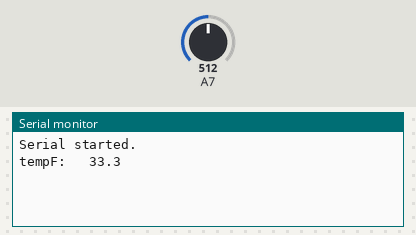
Bench run of a sketch on a simulated Arduino Uno, built with avr-gcc and run on an emulated ATmega328P. Shown: the last lines printed to the serial monitor. The inputs (shaded band) are chosen by the test bench; at power-on: A7 = 512.

Above: at 3.2 s.
3.3 s: A7 set to 355
At 4.6 s:
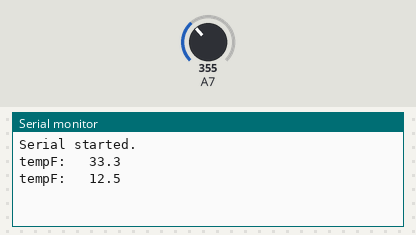
4.8 s: A7 set to 323
At 6.0 s:
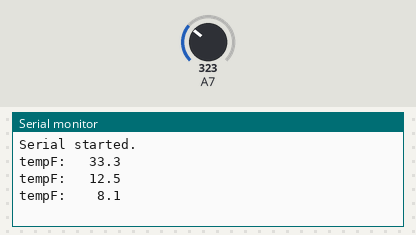
7.6 s: A7 set to 278
At 8.9 s:
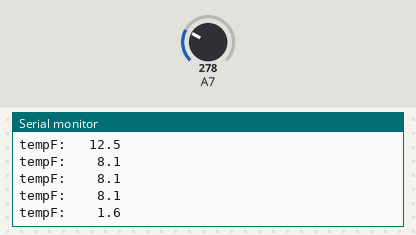
9.1 s: A7 set to 257
At 9.7 s:
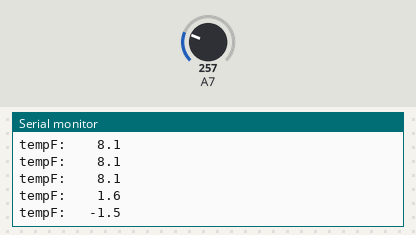
10.6 s: A7 set to 218
At 11.9 s:
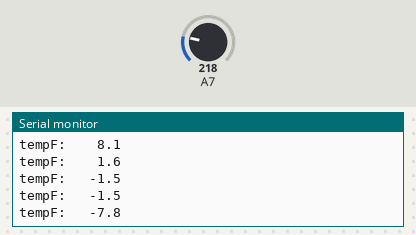
12.1 s: A7 set to 195
At 12.9 s:
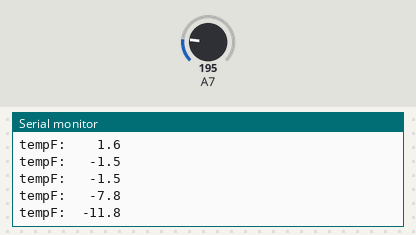
Timing chart, 0 to 15.1 s (numbered marks = the images above; inputs shaded):
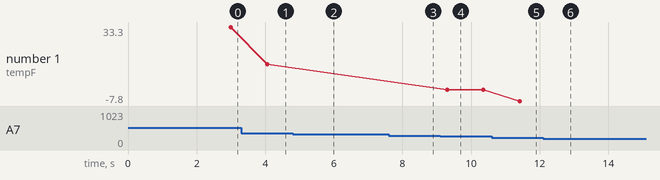

The sketch:

Thermistor_Example_1.ino
```cpp
// (licence header left out)
// Nano accepts analog input on pin A7.
// Modify as project requires for other boards.
#define ANALOG_INPUT 7

/*
 * 10 bits for older AVR-based MPUs and ESP8266
 * 12 bits for ESP32 and the new Arduino Uno R4
 * 12 bits also for the new AVR Dx series of MPUs
 */
#define ADC_RESOLUTION 10
// #define ADC_RESOLUTION 12
#define ADC_MAX ( pow(2,ADC_RESOLUTION) )

// Constants determined from the data sheet
// targeting range of -10 C to +30 C
#define REF_TEMP    263.15 // - 10 C + 273.15 degrees K
#define REF_RESIST  57670  // Ohms
#define BETA        3936 // 3936 for -10 to 30

// Fixed Resistor in series after the thermistor
#define R_FIXED     30000 // Ohms

char vbgString[12];       // to format floating-point output

// function prototypes, defined below after loop()
double getTempK (void);
double getTempC (void);
double getTempF (void);
uint16_t readAnalogPin( uint8_t );

void setup() {

  delay(2000);
  Serial.begin(9600);
  while (!Serial) { ; }
  Serial.println("Serial started.");
}

void loop() {
  delay(1000);
  Serial.print("tempF: ");
  Serial.println(dtostrf(getTempF(), 6, 1, vbgString));
}


uint16_t readAnalogPin( uint8_t pin)
{
  #define NUM_SAMPLES 10
  uint16_t adcAverage = 0;
  pinMode(pin, INPUT);
  for (int i = 0; i < NUM_SAMPLES; i++)
  {
    adcAverage += analogRead(pin);
    delay(5);
  }
//  Serial.println(adcAverage);
  adcAverage /= NUM_SAMPLES;
  if (adcAverage == 0) adcAverage = 1;
  return adcAverage;
}

double getTempK ()
{
  double temp = // a scratchpad variable
  (
    (ADC_MAX / readAnalogPin ( ANALOG_INPUT ) )
     - 1)
    * R_FIXED; // begin with resistance in the thermistor

//  Serial.print("Resistance: ");
//  Serial.println(temp);

// Device error could be as much as 10% above or below.
// Adjust for a measured resistance 6% below actual.
   temp *= 1.07; // apply correction factor

  temp = // temperature derived from resistance
  (
    1 /
    ( (1.0/REF_TEMP) - log(REF_RESIST/temp)/BETA )
  ); // temperature in degrees K
//  Serial.print("Temp K: ");
//  Serial.println(temp);
  return temp;
}

double getTempC () {
  return getTempK () - 273.15;
}

double getTempF () {
  return getTempC () * 1.8 + 32;
}
```

Measured:
- the behaviour switches between 337 and 336 on A7 (found by bisection; images 1 and 2)
- the behaviour switches between 268 and 267 on A7 (found by bisection; images 3 and 4)
- the behaviour switches between 206 and 205 on A7 (found by bisection; images 5 and 6)
- after the input at 3.3 s, the serial monitor: prints a new line after 0.75 s (image 1)
- after the input at 4.8 s, the serial monitor: prints a new line after 0.30 s (image 2)
- after the input at 7.6 s, the serial monitor: prints a new line after 0.66 s (image 3)
- after the input at 9.1 s, the serial monitor: prints a new line after 0.21 s (image 4)
- after the input at 10.6 s, the serial monitor: prints a new line after 0.81 s (image 5)
- after the input at 12.1 s, the serial monitor: prints a new line after 0.37 s (image 6)
